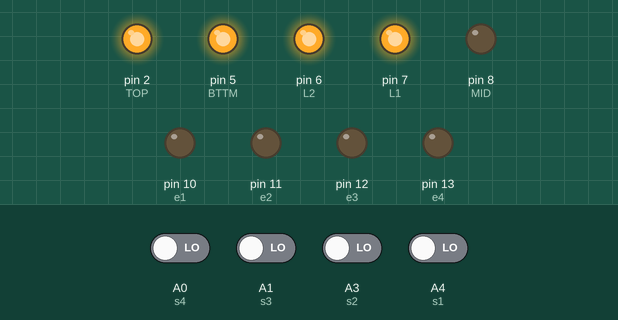
This sketch was run on a simulated Arduino Uno, built with avr-gcc and run on an emulated ATmega328P. Shown: output pins drawn as LEDs (lit = HIGH). Inputs (shaded band) come from the test bench; at power-on: A0 (s4), A1 (s3), A3 (s2), A4 (s1) LOW. Pins used as bus, display or sensor lines are not drawn.

Above: at 1.2 s.
1.3 s: A0 (s4) driven HIGH
At 2.1 s:
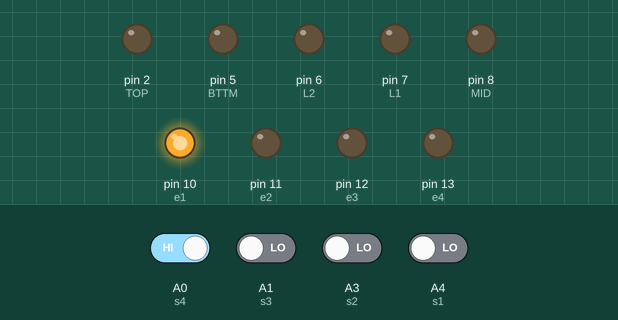
2.8 s: A1 (s3) driven HIGH
At 3.2 s:
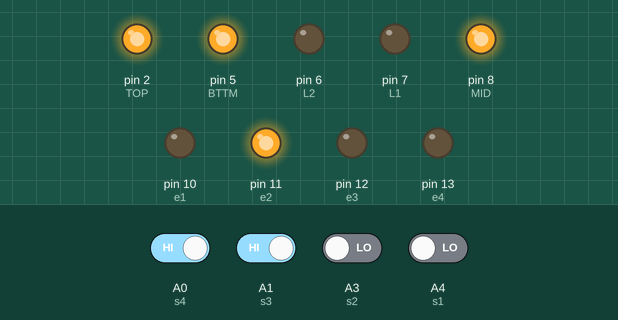
4.3 s: A3 (s2) driven HIGH
At 5.5 s:
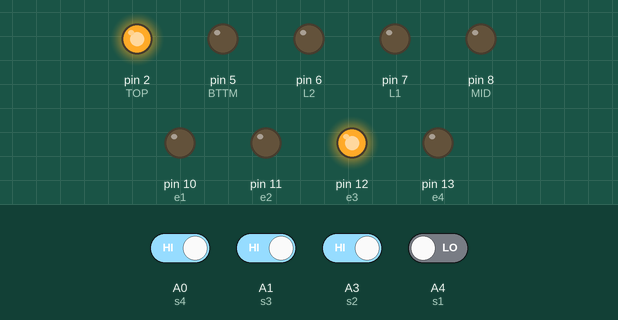
5.8 s: A4 (s1) driven HIGH
At 6.7 s:
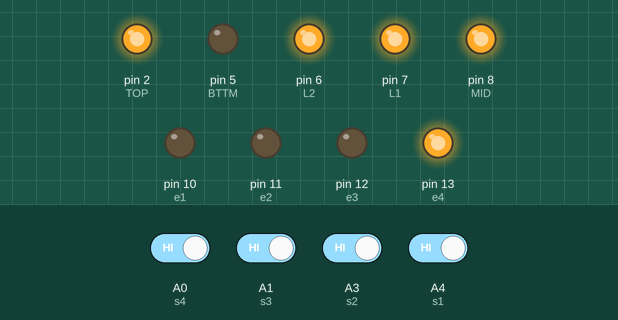
7.3 s: A0 (s4) driven LOW
At 7.8 s:
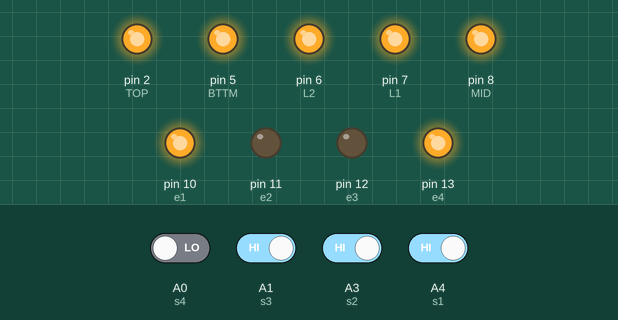
8.8 s: A1 (s3) driven LOW
At 10.2 s:
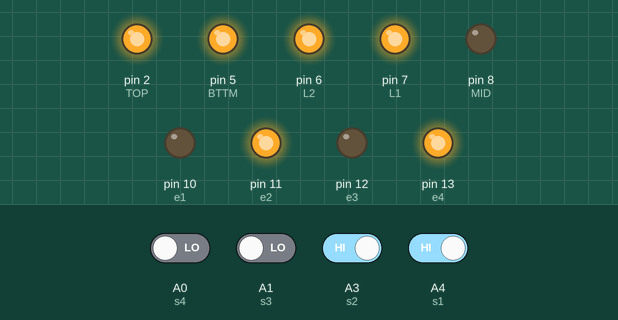
Timing chart, 0 to 11.3 s (numbered marks = the images above; inputs shaded):
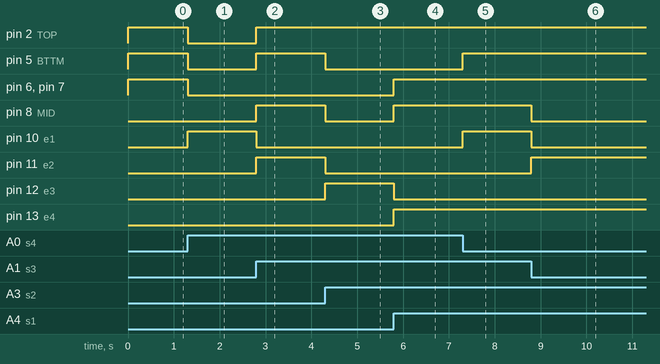

Measured:
- after the input at 1.3 s, pin 2 (TOP), pin 5 (BTTM), pin 6 (L2), pin 7 (L1): HIGH → LOW at once; pin 10 (e1): LOW → HIGH at once
- after the input at 2.8 s, pin 2 (TOP), pin 5 (BTTM), pin 8 (MID), pin 11 (e2): LOW → HIGH at once; pin 10 (e1): HIGH → LOW at once
- after the input at 4.3 s, pin 5 (BTTM), pin 8 (MID), pin 11 (e2): HIGH → LOW at once; pin 12 (e3): LOW → HIGH at once
- after the input at 5.8 s, pin 6 (L2), pin 7 (L1), pin 8 (MID), pin 13 (e4): LOW → HIGH at once; pin 12 (e3): HIGH → LOW at once
- after the input at 7.3 s, pin 5 (BTTM), pin 10 (e1): LOW → HIGH at once
- after the input at 8.8 s, pin 8 (MID), pin 10 (e1): HIGH → LOW at once; pin 11 (e2): LOW → HIGH at once

The sketch:

Experiment_2.ino
```cpp
#define TOP 2
#define R1 3
#define R2 4
#define BTTM 5
#define L2 6
#define L1 7
#define MID 8
#define s4 A0
#define s3 A1
#define s2 A3
#define s1 A4
#define e1 10
#define e2 11
#define e3 12
#define e4 13

void setup() {
  // put your setup code here, to run once:
  pinMode(TOP, OUTPUT);
  pinMode(R1, OUTPUT);
  pinMode(R2, OUTPUT);
  pinMode(BTTM, OUTPUT);
  pinMode(L2, OUTPUT);
  pinMode(L1, OUTPUT);
  pinMode(MID, OUTPUT);

  pinMode(e1, OUTPUT);
  pinMode(e2, OUTPUT);
  pinMode(e3, OUTPUT);
  pinMode(e4, OUTPUT);

  pinMode(s1, INPUT);
  pinMode(s2, INPUT);
  pinMode(s3, INPUT);
  pinMode(s4, INPUT);

  Serial.begin(9600);
}

void loop() {
  // put your main code here, to run repeatedly:
  int A=digitalRead(s1), B=digitalRead(s2), C=digitalRead(s3), D=digitalRead(s4);

  BINtoHEX(A,B,C,D);
  BINtoGRAY(A, B, C, D);

}

void BINtoHEX(int A, int B, int C, int D)
{
  int a= (A||B||C||!D)&&(A||!B||C||D)&&(!A||!B||C||!D)&&(!A||B||!C||!D),
  b= (A||!B||C||!D)&&(!B||!C||D)&&(!A||!B||D)&&(!A||!D||!C),
  c= (!A||!B||C||D)&&(!A||!B||!C)&&(A||B||!C||D),
  d= (A||!B||C||D)&&(A||B||C||!D)&&(!B||!C||!D)&&(!A||B||!C||D),
  e= (A||!B||C)&&(A||!D)&&(B||C||!D),
  f= (A||B||!C)&&(!A||!B||C||!D)&&(A||B||!D)&&(A||!C||!D),
  g= (A||B||C)&&(!A||!B||C||D)&&(A||!B||!C||!D);

  digitalWrite(TOP, a);
  digitalWrite(R1, b);
  digitalWrite(R2, c);
  digitalWrite(BTTM, d);
  digitalWrite(L2, e);
  digitalWrite(L1, f);
  digitalWrite(MID, g);
}

void BINtoGRAY(int A, int B, int C, int D)
{
  int a= A,
  b= B^A,
  c= B^C,
  d= C^D;

  digitalWrite(e1, d);
  digitalWrite(e2, c);
  digitalWrite(e3, b);
  digitalWrite(e4, a);
}
```
